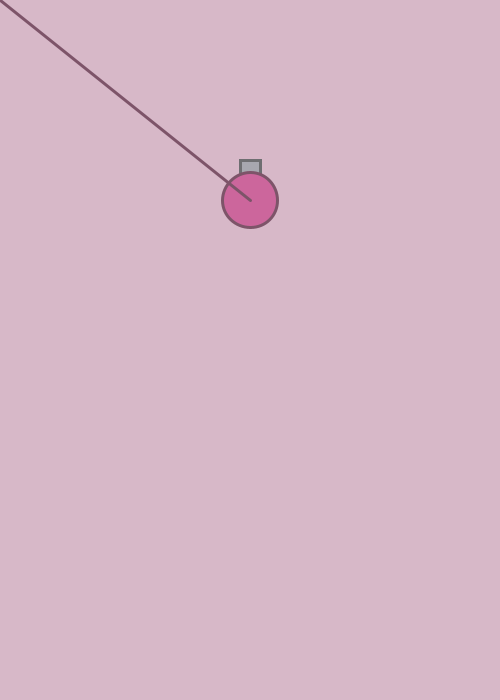
Frame 1 (no input)
Frame 60 (the mouse pressed at the canvas centre just before this capture): identical to frame 1, image omitted
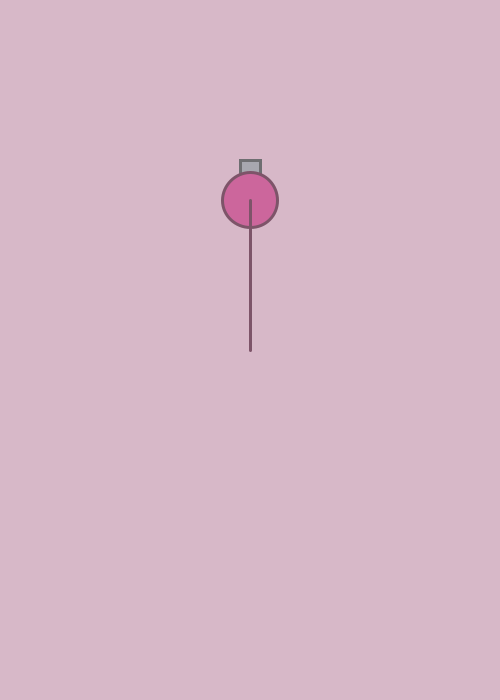
Frame 120 (the mouse held since frame 60 and released just before this capture)

The Processing sketch that drew these frames (run headless with seeded random() and noise(); from frame 60 on, the mouse is pressed at the canvas centre):

// Processing sketch: week07_1_arras01_background_fill_stroke_ellipse_rect_line
// ── week07_1_arras01_background_fill_stroke_ellipse_rect_line.pde
//week07_1_arras01_background_fill_stroke_ellipse_rect_line
void setup(){
  size(500,700);
}
float x = 250, y=200;
void draw(){
  background(215,184,200);
  fill(167,167,175);
  stroke(110,110,113);
  strokeWeight(3);
  rect(240,160,20,20);//砲管
  
  fill(204,102,156);
  stroke(125,84,105);
  strokeWeight(3);
  ellipse(x,y,55,55);//圓形的身體
  
  line(x,y,mouseX,mouseY);
}
